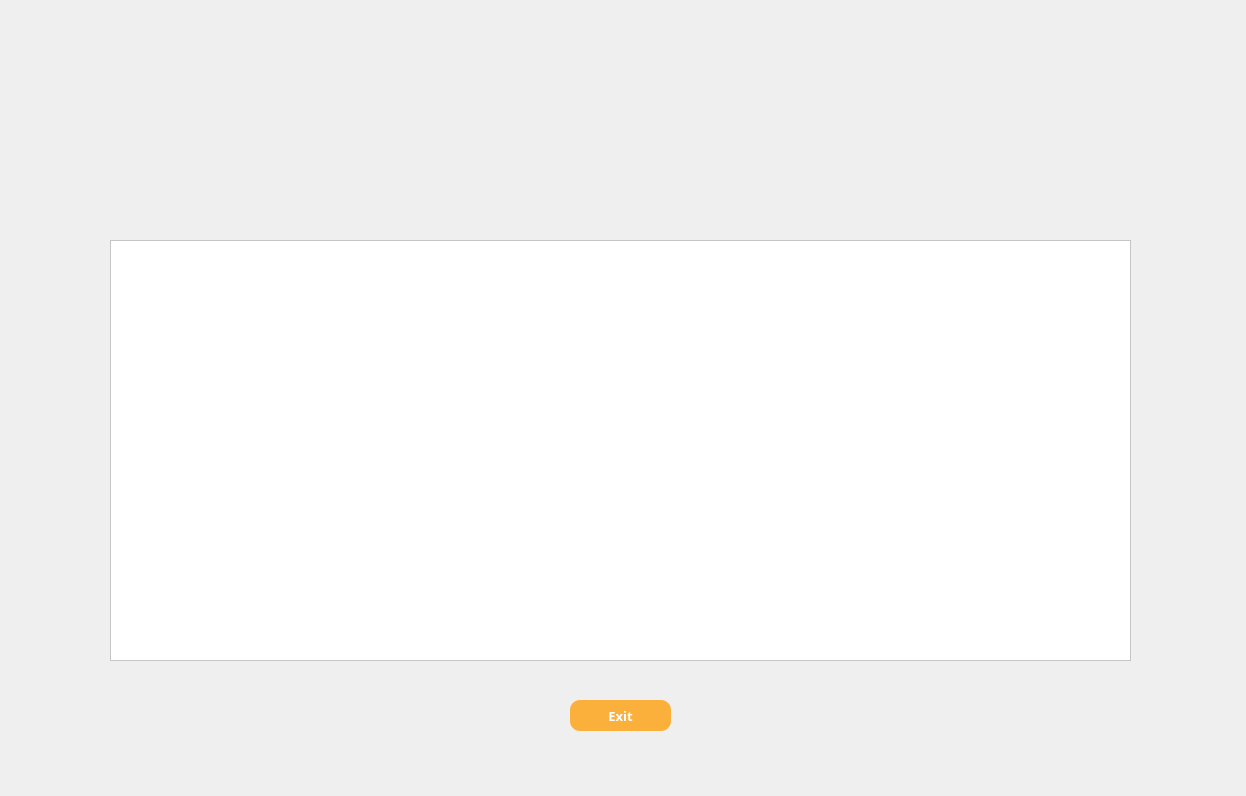
<?xml version="1.0" encoding="UTF-8"?>
<ui version="4.0">
 <class>Dialog</class>
 <widget class="QDialog" name="Dialog">
  <property name="geometry">
   <rect>
    <x>0</x>
    <y>0</y>
    <width>1246</width>
    <height>796</height>
   </rect>
  </property>
  <property name="windowTitle">
   <string>Dialog</string>
  </property>
  <widget class="QLabel" name="label">
   <property name="geometry">
    <rect>
     <x>0</x>
     <y>0</y>
     <width>1246</width>
     <height>796</height>
    </rect>
   </property>
   <property name="cursor">
    <cursorShape>ArrowCursor</cursorShape>
   </property>
   <property name="acceptDrops">
    <bool>true</bool>
   </property>
   <property name="autoFillBackground">
    <bool>false</bool>
   </property>
   <property name="text">
    <string/>
   </property>
   <property name="pixmap">
    <pixmap>images/viewevents.png</pixmap>
   </property>
   <property name="scaledContents">
    <bool>true</bool>
   </property>
   <property name="wordWrap">
    <bool>false</bool>
   </property>
  </widget>
  <widget class="QWidget" name="widget" native="true">
   <property name="geometry">
    <rect>
     <x>0</x>
     <y>0</y>
     <width>120</width>
     <height>80</height>
    </rect>
   </property>
  </widget>
  <widget class="QLabel" name="owerrormes">
   <property name="geometry">
    <rect>
     <x>520</x>
     <y>670</y>
     <width>201</width>
     <height>20</height>
    </rect>
   </property>
   <property name="font">
    <font>
     <family>Berlin Sans FB Demi</family>
     <pointsize>10</pointsize>
     <italic>false</italic>
     <bold>true</bold>
    </font>
   </property>
   <property name="layoutDirection">
    <enum>Qt::LeftToRight</enum>
   </property>
   <property name="styleSheet">
    <string notr="true">font: 700 10pt &quot;Berlin Sans FB Demi&quot;; 
color: rgb(251, 176, 59);</string>
   </property>
   <property name="text">
    <string/>
   </property>
  </widget>
  <widget class="QTableWidget" name="eventlist">
   <property name="geometry">
    <rect>
     <x>110</x>
     <y>240</y>
     <width>1021</width>
     <height>421</height>
    </rect>
   </property>
   <property name="font">
    <font>
     <family>Berlin Sans FB Demi</family>
     <pointsize>8</pointsize>
     <bold>true</bold>
    </font>
   </property>
   <property name="styleSheet">
    <string notr="true">color: rgb(20, 33, 68);
background-color: rgb(255, 255, 255);</string>
   </property>
  </widget>
  <widget class="QPushButton" name="veventexitbutt">
   <property name="geometry">
    <rect>
     <x>570</x>
     <y>700</y>
     <width>101</width>
     <height>31</height>
    </rect>
   </property>
   <property name="font">
    <font>
     <family>Arial Black</family>
     <pointsize>10</pointsize>
     <italic>false</italic>
     <bold>true</bold>
    </font>
   </property>
   <property name="cursor">
    <cursorShape>PointingHandCursor</cursorShape>
   </property>
   <property name="styleSheet">
    <string notr="true">QWidget#veventexitbutt{
background-color: rgb(251, 176, 59);
font: 900 10pt &quot;Arial Black&quot;; color : rgb(255, 255, 255);
border-radius: 10px;}

QWidget#veventexitbutt:hover {
    
    background-color: rgb(238, 223, 146); 
    border: 2px solid #388E3C; 
    padding: 8px 20px; 
    font-size: 12px; 
}</string>
   </property>
   <property name="text">
    <string>Exit</string>
   </property>
  </widget>
  <widget class="QLabel" name="editerrormess">
   <property name="geometry">
    <rect>
     <x>320</x>
     <y>280</y>
     <width>201</width>
     <height>20</height>
    </rect>
   </property>
   <property name="font">
    <font>
     <family>Berlin Sans FB Demi</family>
     <pointsize>10</pointsize>
     <italic>false</italic>
     <bold>true</bold>
    </font>
   </property>
   <property name="layoutDirection">
    <enum>Qt::LeftToRight</enum>
   </property>
   <property name="styleSheet">
    <string notr="true">font: 700 10pt &quot;Berlin Sans FB Demi&quot;; 
color: rgb(251, 176, 59);</string>
   </property>
   <property name="text">
    <string/>
   </property>
  </widget>
 </widget>
 <resources/>
 <connections/>
</ui>
